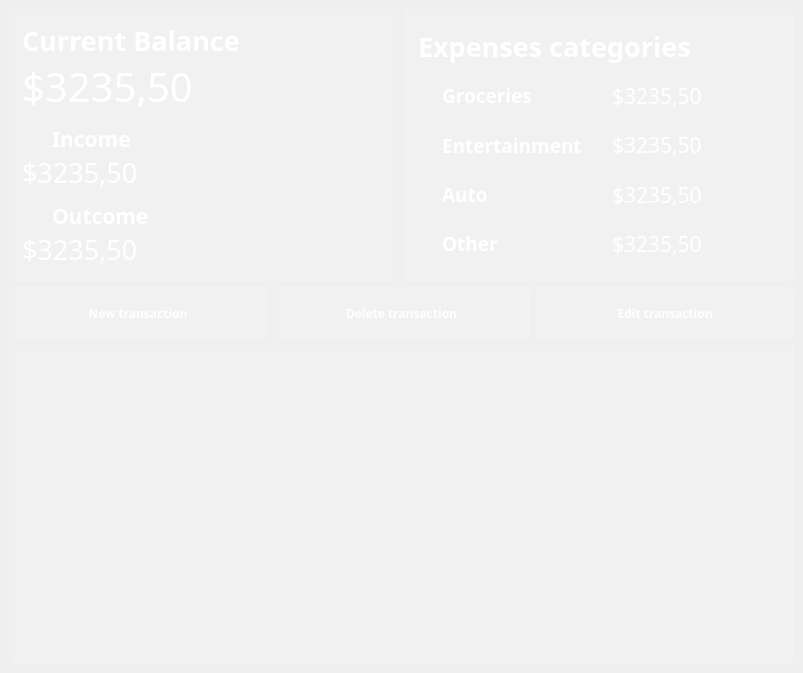
<?xml version="1.0" encoding="UTF-8"?>
<ui version="4.0">
 <class>MainWindow</class>
 <widget class="QMainWindow" name="MainWindow">
  <property name="geometry">
   <rect>
    <x>0</x>
    <y>0</y>
    <width>803</width>
    <height>673</height>
   </rect>
  </property>
  <property name="minimumSize">
   <size>
    <width>800</width>
    <height>600</height>
   </size>
  </property>
  <property name="font">
   <font>
    <family>Noto Sans SC</family>
   </font>
  </property>
  <property name="windowTitle">
   <string>MainWindow</string>
  </property>
  <property name="styleSheet">
   <string notr="true">font-family: Noto Sans SC;
background-color: qlineargradient(
    spread:pad,
    x1:1, y1:1, x2:0, y2:0,
    stop:0 rgba(143, 188, 143, 255),  /* Avocado Green */
    stop:0.5 rgba(133, 175, 95, 235),  /* Dark Olive Green */
    stop:1 rgba(244, 232, 129, 255)   /* Light Avocado */
);
</string>
  </property>
  <widget class="QWidget" name="centralwidget">
   <layout class="QVBoxLayout" name="verticalLayout_2">
    <item>
     <layout class="QHBoxLayout" name="horizontalLayout_2">
      <item>
       <widget class="QFrame" name="balances_frame">
        <property name="styleSheet">
         <string notr="true">background-color: rgba(255, 255, 255, 30); 
border: 1px solid rgba(255,255,255,40);
border-radius: 7px;</string>
        </property>
        <property name="frameShape">
         <enum>QFrame::Shape::NoFrame</enum>
        </property>
        <property name="frameShadow">
         <enum>QFrame::Shadow::Raised</enum>
        </property>
        <layout class="QVBoxLayout" name="verticalLayout_21">
         <property name="spacing">
          <number>0</number>
         </property>
         <property name="leftMargin">
          <number>12</number>
         </property>
         <property name="topMargin">
          <number>12</number>
         </property>
         <property name="rightMargin">
          <number>12</number>
         </property>
         <property name="bottomMargin">
          <number>12</number>
         </property>
         <item>
          <widget class="QLabel" name="lbl_current_balance">
           <property name="font">
            <font>
             <family>Noto Sans SC</family>
             <pointsize>20</pointsize>
             <bold>true</bold>
            </font>
           </property>
           <property name="styleSheet">
            <string notr="true">color: white;
font-weight: bold;
font-size: 20pt;
background-color: none;
border: none;</string>
           </property>
           <property name="text">
            <string>Current Balance</string>
           </property>
          </widget>
         </item>
         <item>
          <widget class="QLabel" name="current_balance">
           <property name="font">
            <font>
             <family>Noto Sans SC</family>
             <pointsize>30</pointsize>
             <italic>false</italic>
             <bold>false</bold>
             <kerning>true</kerning>
            </font>
           </property>
           <property name="styleSheet">
            <string notr="true">color: white;
font-size: 30pt;
background-color: none;
border: none;</string>
           </property>
           <property name="lineWidth">
            <number>0</number>
           </property>
           <property name="text">
            <string>$3235,50</string>
           </property>
          </widget>
         </item>
         <item>
          <layout class="QHBoxLayout" name="horizontalLayout_9">
           <item>
            <widget class="QLabel" name="lbl_arrow_top">
             <property name="maximumSize">
              <size>
               <width>24</width>
               <height>16777215</height>
              </size>
             </property>
             <property name="font">
              <font>
               <family>Noto Sans SC</family>
               <pointsize>16</pointsize>
               <bold>true</bold>
              </font>
             </property>
             <property name="styleSheet">
              <string notr="true">color: white;
font-weight: bold;
font-size: 16pt;
background-color: none;
border: none;
padding-top: 10px;</string>
             </property>
             <property name="text">
              <string/>
             </property>
             <property name="pixmap">
              <pixmap resource="res-rs.qrc">:/icons/icons/north_west_white_24dp.svg</pixmap>
             </property>
            </widget>
           </item>
           <item>
            <widget class="QLabel" name="lbl_income">
             <property name="font">
              <font>
               <family>Noto Sans SC</family>
               <pointsize>16</pointsize>
               <bold>true</bold>
              </font>
             </property>
             <property name="styleSheet">
              <string notr="true">color: white;
font-weight: bold;
font-size: 16pt;
background-color: none;
border: none;
padding-top: 10px;</string>
             </property>
             <property name="text">
              <string>Income</string>
             </property>
            </widget>
           </item>
          </layout>
         </item>
         <item>
          <widget class="QLabel" name="income_balance">
           <property name="font">
            <font>
             <family>Noto Sans SC</family>
             <pointsize>20</pointsize>
             <italic>false</italic>
             <bold>false</bold>
             <kerning>true</kerning>
            </font>
           </property>
           <property name="styleSheet">
            <string notr="true">color: white;
font-size: 20pt;
background-color: none;
border: none;</string>
           </property>
           <property name="lineWidth">
            <number>0</number>
           </property>
           <property name="text">
            <string>$3235,50</string>
           </property>
          </widget>
         </item>
         <item>
          <layout class="QHBoxLayout" name="horizontalLayout_10">
           <item>
            <widget class="QLabel" name="lbl_arrow_bottom">
             <property name="maximumSize">
              <size>
               <width>24</width>
               <height>16777215</height>
              </size>
             </property>
             <property name="font">
              <font>
               <family>Noto Sans SC</family>
               <pointsize>16</pointsize>
               <bold>true</bold>
              </font>
             </property>
             <property name="styleSheet">
              <string notr="true">color: white;
font-weight: bold;
font-size: 16pt;
background-color: none;
border: none;
padding-top: 10px;</string>
             </property>
             <property name="text">
              <string/>
             </property>
             <property name="pixmap">
              <pixmap resource="res-rs.qrc">:/icons/icons/call_received_white_24dp.svg</pixmap>
             </property>
            </widget>
           </item>
           <item>
            <widget class="QLabel" name="lbl_outcome">
             <property name="font">
              <font>
               <family>Noto Sans SC</family>
               <pointsize>16</pointsize>
               <bold>true</bold>
              </font>
             </property>
             <property name="styleSheet">
              <string notr="true">color: white;
font-weight: bold;
font-size: 16pt;
background-color: none;
border: none;
padding-top: 10px;</string>
             </property>
             <property name="text">
              <string>Outcome</string>
             </property>
            </widget>
           </item>
          </layout>
         </item>
         <item>
          <widget class="QLabel" name="outcome_balance">
           <property name="font">
            <font>
             <family>Noto Sans SC</family>
             <pointsize>20</pointsize>
             <italic>false</italic>
             <bold>false</bold>
             <kerning>true</kerning>
            </font>
           </property>
           <property name="styleSheet">
            <string notr="true">color: white;
font-size: 20pt;
background-color: none;
border: none;</string>
           </property>
           <property name="lineWidth">
            <number>0</number>
           </property>
           <property name="text">
            <string>$3235,50</string>
           </property>
          </widget>
         </item>
        </layout>
       </widget>
      </item>
      <item>
       <widget class="QFrame" name="balances_frame_2">
        <property name="styleSheet">
         <string notr="true">background-color: rgba(255, 255, 255, 30); 
border: 1px solid rgba(255,255,255,40);
border-radius: 7px;</string>
        </property>
        <property name="frameShape">
         <enum>QFrame::Shape::NoFrame</enum>
        </property>
        <property name="frameShadow">
         <enum>QFrame::Shadow::Raised</enum>
        </property>
        <layout class="QVBoxLayout" name="verticalLayout_20">
         <property name="spacing">
          <number>0</number>
         </property>
         <property name="leftMargin">
          <number>12</number>
         </property>
         <property name="topMargin">
          <number>12</number>
         </property>
         <property name="rightMargin">
          <number>12</number>
         </property>
         <property name="bottomMargin">
          <number>12</number>
         </property>
         <item>
          <widget class="QLabel" name="lbl_expenses_categories">
           <property name="font">
            <font>
             <family>Noto Sans SC</family>
             <pointsize>20</pointsize>
             <bold>true</bold>
            </font>
           </property>
           <property name="styleSheet">
            <string notr="true">color: white;
font-weight: bold;
font-size: 20pt;
background-color: none;
border: none;</string>
           </property>
           <property name="text">
            <string>Expenses categories</string>
           </property>
          </widget>
         </item>
         <item>
          <layout class="QHBoxLayout" name="horizontalLayout_3">
           <item>
            <widget class="QLabel" name="icon_groceries">
             <property name="sizePolicy">
              <sizepolicy hsizetype="Preferred" vsizetype="Preferred">
               <horstretch>0</horstretch>
               <verstretch>0</verstretch>
              </sizepolicy>
             </property>
             <property name="maximumSize">
              <size>
               <width>24</width>
               <height>16777215</height>
              </size>
             </property>
             <property name="font">
              <font>
               <family>Noto Sans SC</family>
               <pointsize>14</pointsize>
               <bold>true</bold>
              </font>
             </property>
             <property name="styleSheet">
              <string notr="true">color: white;
font-weight: bold;
font-size: 14pt;
background-color: none;
border: none;</string>
             </property>
             <property name="text">
              <string/>
             </property>
             <property name="pixmap">
              <pixmap resource="res-rs.qrc">:/icons/icons/local_grocery_store_white_24dp.svg</pixmap>
             </property>
            </widget>
           </item>
           <item>
            <widget class="QLabel" name="lbl_groceries">
             <property name="font">
              <font>
               <family>Noto Sans SC</family>
               <pointsize>14</pointsize>
               <bold>true</bold>
              </font>
             </property>
             <property name="styleSheet">
              <string notr="true">color: white;
font-weight: bold;
font-size: 14pt;
background-color: none;
border: none;</string>
             </property>
             <property name="text">
              <string>Groceries</string>
             </property>
            </widget>
           </item>
           <item>
            <widget class="QLabel" name="total_groceries">
             <property name="font">
              <font>
               <family>Noto Sans SC</family>
               <pointsize>16</pointsize>
               <italic>false</italic>
               <bold>false</bold>
               <kerning>true</kerning>
              </font>
             </property>
             <property name="styleSheet">
              <string notr="true">color: white;
font-size: 16pt;
background-color: none;
border: none;</string>
             </property>
             <property name="lineWidth">
              <number>0</number>
             </property>
             <property name="text">
              <string>$3235,50</string>
             </property>
            </widget>
           </item>
          </layout>
         </item>
         <item>
          <layout class="QHBoxLayout" name="horizontalLayout_4">
           <item>
            <widget class="QLabel" name="icon_entertainment">
             <property name="maximumSize">
              <size>
               <width>24</width>
               <height>16777215</height>
              </size>
             </property>
             <property name="font">
              <font>
               <family>Noto Sans SC</family>
               <pointsize>14</pointsize>
               <bold>true</bold>
              </font>
             </property>
             <property name="styleSheet">
              <string notr="true">color: white;
font-weight: bold;
font-size: 14pt;
background-color: none;
border: none;</string>
             </property>
             <property name="text">
              <string/>
             </property>
             <property name="pixmap">
              <pixmap resource="res-rs.qrc">:/icons/icons/sports_esports_white_24dp.svg</pixmap>
             </property>
            </widget>
           </item>
           <item>
            <widget class="QLabel" name="lbl_entertainment">
             <property name="font">
              <font>
               <family>Noto Sans SC</family>
               <pointsize>14</pointsize>
               <bold>true</bold>
              </font>
             </property>
             <property name="styleSheet">
              <string notr="true">color: white;
font-weight: bold;
font-size: 14pt;
background-color: none;
border: none;</string>
             </property>
             <property name="text">
              <string>Entertainment</string>
             </property>
            </widget>
           </item>
           <item>
            <widget class="QLabel" name="total_entertainment">
             <property name="font">
              <font>
               <family>Noto Sans SC</family>
               <pointsize>16</pointsize>
               <italic>false</italic>
               <bold>false</bold>
               <kerning>true</kerning>
              </font>
             </property>
             <property name="styleSheet">
              <string notr="true">color: white;
font-size: 16pt;
background-color: none;
border: none;</string>
             </property>
             <property name="lineWidth">
              <number>0</number>
             </property>
             <property name="text">
              <string>$3235,50</string>
             </property>
            </widget>
           </item>
          </layout>
         </item>
         <item>
          <layout class="QHBoxLayout" name="horizontalLayout_5">
           <item>
            <widget class="QLabel" name="icon_auto">
             <property name="maximumSize">
              <size>
               <width>24</width>
               <height>16777215</height>
              </size>
             </property>
             <property name="font">
              <font>
               <family>Noto Sans SC</family>
               <pointsize>14</pointsize>
               <bold>true</bold>
              </font>
             </property>
             <property name="styleSheet">
              <string notr="true">color: white;
font-weight: bold;
font-size: 14pt;
background-color: none;
border: none;</string>
             </property>
             <property name="text">
              <string/>
             </property>
             <property name="pixmap">
              <pixmap resource="res-rs.qrc">:/icons/icons/directions_car_white_24dp.svg</pixmap>
             </property>
            </widget>
           </item>
           <item>
            <widget class="QLabel" name="lbl_auto">
             <property name="font">
              <font>
               <family>Noto Sans SC</family>
               <pointsize>14</pointsize>
               <bold>true</bold>
              </font>
             </property>
             <property name="styleSheet">
              <string notr="true">color: white;
font-weight: bold;
font-size: 14pt;
background-color: none;
border: none;</string>
             </property>
             <property name="text">
              <string>Auto</string>
             </property>
            </widget>
           </item>
           <item>
            <widget class="QLabel" name="total_auto">
             <property name="font">
              <font>
               <family>Noto Sans SC</family>
               <pointsize>16</pointsize>
               <italic>false</italic>
               <bold>false</bold>
               <kerning>true</kerning>
              </font>
             </property>
             <property name="styleSheet">
              <string notr="true">color: white;
font-size: 16pt;
background-color: none;
border: none;</string>
             </property>
             <property name="lineWidth">
              <number>0</number>
             </property>
             <property name="text">
              <string>$3235,50</string>
             </property>
            </widget>
           </item>
          </layout>
         </item>
         <item>
          <layout class="QHBoxLayout" name="horizontalLayout_6">
           <item>
            <widget class="QLabel" name="icon_other">
             <property name="maximumSize">
              <size>
               <width>24</width>
               <height>16777215</height>
              </size>
             </property>
             <property name="font">
              <font>
               <family>Noto Sans SC</family>
               <pointsize>14</pointsize>
               <bold>true</bold>
              </font>
             </property>
             <property name="styleSheet">
              <string notr="true">color: white;
font-weight: bold;
font-size: 14pt;
background-color: none;
border: none;</string>
             </property>
             <property name="text">
              <string/>
             </property>
             <property name="pixmap">
              <pixmap resource="res-rs.qrc">:/icons/icons/list_white_24dp.svg</pixmap>
             </property>
            </widget>
           </item>
           <item>
            <widget class="QLabel" name="lbl_other">
             <property name="font">
              <font>
               <family>Noto Sans SC</family>
               <pointsize>14</pointsize>
               <bold>true</bold>
              </font>
             </property>
             <property name="styleSheet">
              <string notr="true">color: white;
font-weight: bold;
font-size: 14pt;
background-color: none;
border: none;</string>
             </property>
             <property name="text">
              <string>Other</string>
             </property>
            </widget>
           </item>
           <item>
            <widget class="QLabel" name="total_other">
             <property name="font">
              <font>
               <family>Noto Sans SC</family>
               <pointsize>16</pointsize>
               <italic>false</italic>
               <bold>false</bold>
               <kerning>true</kerning>
              </font>
             </property>
             <property name="styleSheet">
              <string notr="true">color: white;
font-size: 16pt;
background-color: none;
border: none;</string>
             </property>
             <property name="lineWidth">
              <number>0</number>
             </property>
             <property name="text">
              <string>$3235,50</string>
             </property>
            </widget>
           </item>
          </layout>
         </item>
        </layout>
       </widget>
      </item>
     </layout>
    </item>
    <item>
     <widget class="QFrame" name="btn_frame">
      <property name="styleSheet">
       <string notr="true">background-color: transparent;</string>
      </property>
      <layout class="QHBoxLayout" name="horizontalLayout">
       <property name="spacing">
        <number>6</number>
       </property>
       <property name="leftMargin">
        <number>0</number>
       </property>
       <property name="topMargin">
        <number>0</number>
       </property>
       <property name="rightMargin">
        <number>0</number>
       </property>
       <property name="bottomMargin">
        <number>0</number>
       </property>
       <item>
        <widget class="QPushButton" name="btn_new_transaction">
         <property name="minimumSize">
          <size>
           <width>230</width>
           <height>50</height>
          </size>
         </property>
         <property name="font">
          <font>
           <family>Noto Sans SC</family>
           <bold>true</bold>
          </font>
         </property>
         <property name="styleSheet">
          <string notr="true">QPushButton{
	color: rgb(255, 255, 255);
     background-color:rgba(255,255,255,30);
     border: 1px solid rgba(255,255,255,40);
     border-radius:7px;
width: 230;
height: 50;
}
QPushButton:hover{
background-color:rgba(255,255,255,30);
}
QPushButton:pressed{
background-color:rgba(255,255,255,70);
}</string>
         </property>
         <property name="text">
          <string>New transaction</string>
         </property>
         <property name="icon">
          <iconset resource="res-rs.qrc">
           <normaloff>:/icons/icons/post_add_white_24dp.svg</normaloff>:/icons/icons/post_add_white_24dp.svg</iconset>
         </property>
         <property name="iconSize">
          <size>
           <width>24</width>
           <height>24</height>
          </size>
         </property>
        </widget>
       </item>
       <item>
        <widget class="QPushButton" name="btn_delete_transaction">
         <property name="minimumSize">
          <size>
           <width>230</width>
           <height>50</height>
          </size>
         </property>
         <property name="font">
          <font>
           <family>Noto Sans SC</family>
           <bold>true</bold>
          </font>
         </property>
         <property name="styleSheet">
          <string notr="true">QPushButton{
	color: rgb(255, 255, 255);
     background-color:rgba(255,255,255,30);
     border: 1px solid rgba(255,255,255,40);
     border-radius:7px;
width: 230;
height: 50;
}
QPushButton:hover{
background-color:rgba(255,255,255,30);
}
QPushButton:pressed{
background-color:rgba(255,255,255,70);
}</string>
         </property>
         <property name="text">
          <string>Delete transaction</string>
         </property>
         <property name="icon">
          <iconset resource="res-rs.qrc">
           <normaloff>:/icons/icons/delete_white_24dp.svg</normaloff>:/icons/icons/delete_white_24dp.svg</iconset>
         </property>
         <property name="iconSize">
          <size>
           <width>24</width>
           <height>24</height>
          </size>
         </property>
        </widget>
       </item>
       <item>
        <widget class="QPushButton" name="btn_edit_transaction">
         <property name="minimumSize">
          <size>
           <width>230</width>
           <height>50</height>
          </size>
         </property>
         <property name="font">
          <font>
           <family>Noto Sans SC</family>
           <bold>true</bold>
          </font>
         </property>
         <property name="styleSheet">
          <string notr="true">QPushButton{
	color: rgb(255, 255, 255);
     background-color:rgba(255,255,255,30);
     border: 1px solid rgba(255,255,255,40);
     border-radius:7px;
width: 230;
height: 50;
}
QPushButton:hover{
background-color:rgba(255,255,255,30);
}
QPushButton:pressed{
background-color:rgba(255,255,255,70);
}</string>
         </property>
         <property name="text">
          <string>Edit transaction</string>
         </property>
         <property name="icon">
          <iconset resource="res-rs.qrc">
           <normaloff>:/icons/icons/edit_white_24dp.svg</normaloff>:/icons/icons/edit_white_24dp.svg</iconset>
         </property>
         <property name="iconSize">
          <size>
           <width>24</width>
           <height>24</height>
          </size>
         </property>
        </widget>
       </item>
      </layout>
     </widget>
    </item>
    <item>
     <widget class="QTableView" name="tableView">
      <property name="styleSheet">
       <string notr="true">QTableView {
background-color: rgba(255, 255, 255, 30); 
border: 1px solid rgba(255,255,255,40);
border-bottom-right-radius: 7px; 
border-bottom-left-radius: 7px; 
color: white;
}

QHeaderView::section {
background-color: rgb(53, 53, 53);
color: white;
border: none;
height: 50px;
font-size: 16pt;
}

QTableView::item {
    border-style: none;
    border-bottom: 1px solid rgba(255,255,255,50);
    padding-left: auto;
    padding-right: auto;
}

QTableView::item:selected{
	border: none;
	color: rgb(255, 255, 255);
    background-color: rgba(255, 255, 255, 50);
}
</string>
      </property>
      <property name="verticalScrollBarPolicy">
       <enum>Qt::ScrollBarPolicy::ScrollBarAlwaysOff</enum>
      </property>
      <property name="horizontalScrollBarPolicy">
       <enum>Qt::ScrollBarPolicy::ScrollBarAlwaysOff</enum>
      </property>
      <property name="textElideMode">
       <enum>Qt::TextElideMode::ElideRight</enum>
      </property>
      <property name="showGrid">
       <bool>false</bool>
      </property>
      <property name="sortingEnabled">
       <bool>true</bool>
      </property>
      <attribute name="horizontalHeaderDefaultSectionSize">
       <number>155</number>
      </attribute>
      <attribute name="verticalHeaderVisible">
       <bool>false</bool>
      </attribute>
     </widget>
    </item>
   </layout>
  </widget>
 </widget>
 <resources>
  <include location="res-rs.qrc"/>
 </resources>
 <connections/>
</ui>
